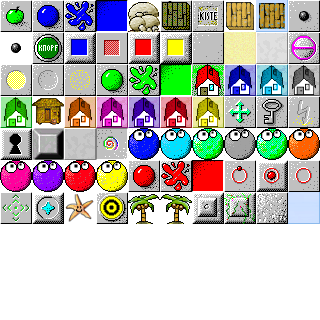

Reproduce this figure in Python.
import os
from PIL import Image, ImageDraw

# List all filenames in the current folder
files = os.listdir()

# Don't use these files
files.remove('atlas.py')
files.remove('atlas.png')

# Sort the files alphabetically by their name
files.sort()

# Create a new image that will be the atlas
atlas = Image.new('RGBA', (320, 320))

# All the sprite positions will be stored in here
positions = {}

# Some coordinate variables
x = 0
y = 0
for file in files:
    with Image.open(file) as im:
        # Paste the source image onto the atlas
        atlas.paste(im, box=(x, y))
    
    # Don't include the filetype when
    positions[file.replace('.png','')] = [x, y]
    
    # Move to the next spot
    x += 32
    # Go to next row if hit end
    if (x == 320):
        y += 32
        x = 0

print(positions)

atlas.save('atlas.png')